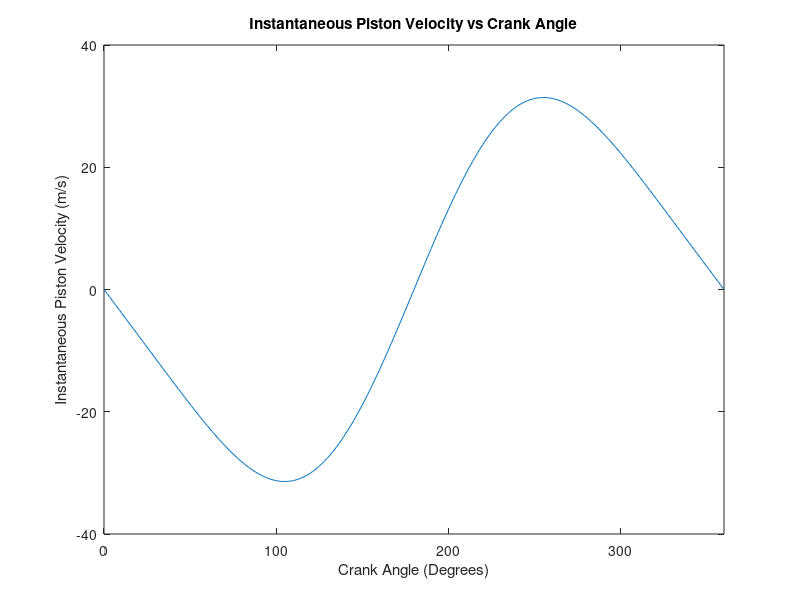
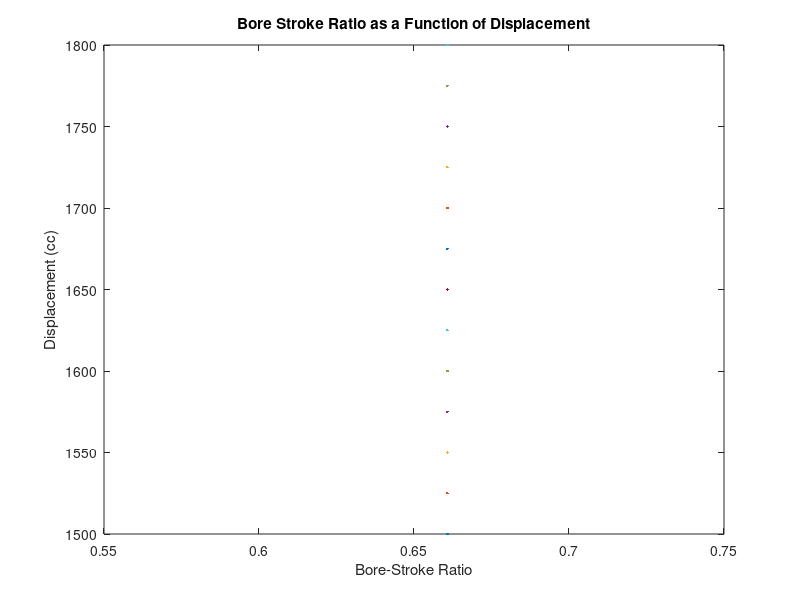
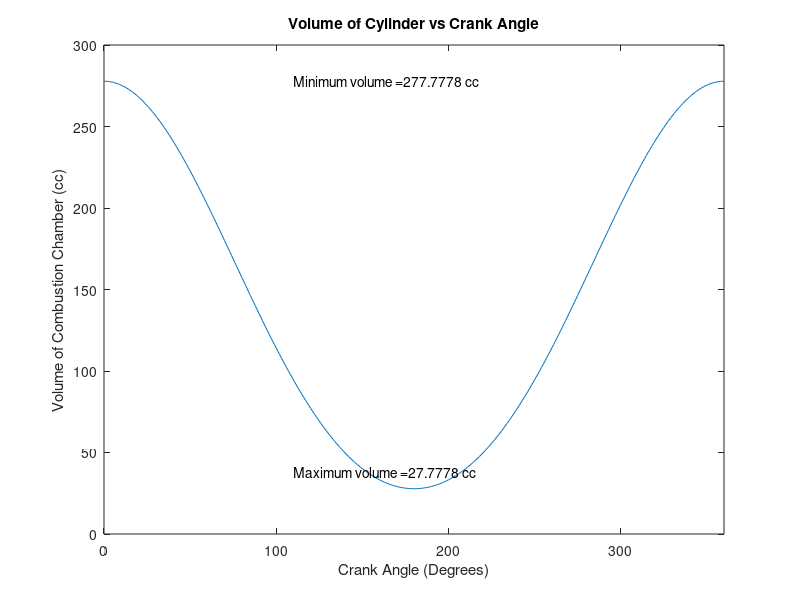

Write the MATLAB code that produced these figures, in order.
%%
% This program calculates bore, stroke based on a given ratio
% Also calculates crank radius and length 
% Calculates volume as a function of time

clear all
clc
close all

total_displacement = 1500; %cc
%for total_d = 1500: 25: 1800
S = 1500; %cM/sec
N = 5000/60; %rev/sec

% Heywood 44
stroke = S/(2 * N); %cM

displacement = total_displacement / 6; %cubic centimeters

% Heywood p 51, d = b^2* pi * L/4
bore = sqrt(4 * displacement /(pi*stroke)) %cm
R_bs = bore/stroke %Unitless bore stroke ratio 

% orrr
bs_ratio = 1.1;
stroke = (sqrt(4*displacement)/(sqrt(pi)*bs_ratio))^(2/3);
mean_p_speed = stroke * 2 * 5000/60;
max_p_speed = stroke * 2 * 9400/60;
bore = sqrt(4 * displacement /(pi*stroke));

%%
% Heywood p 43
crank_rad = stroke/2 %cm
% C rad/length ~ = 1/3
crank_l = 3.5 * crank_rad %cm

rc = 10

% Vc = Vtotal / (rc -1)
Vc = (1500/6)/(rc -1)

i = 1
for theta = -180:1:180
    % Heywood 44
    s(i) = crank_rad * cos(theta*pi/180) + sqrt(crank_l^2 + (crank_rad^2) * (sin(theta*pi/180))^2); 
    % Heywood 43
    v(i) = Vc + (crank_l + crank_rad - s(i))*(pi*bore(1)^2)/4;
    i = i + 1;
end


%%

%45 of heywood: 
N = 9000
mean_piston_speed = 2 * stroke/100 * N/60
R = 3.5 
i = 1
for theta = -180:1:180
    % Heywood 44
    piston_speed(i) = mean_piston_speed * (pi/2) * sin(theta*pi/180)*(1+ ((cos(theta*pi/180))/sqrt(R^2 - (sin(theta*pi/180))^2)))
    i = i + 1;
end
figure
% TEmp asa fun of angle
plot(0:1:360, piston_speed)
xlim([0,360])
xlabel('Crank Angle (Degrees)')
ylabel('Instantaneous Piston Velocity (m/s)')
title('Instantaneous Piston Velocity vs Crank Angle')

figure

%%
plot(R_bs, total_displacement : 25 : 1800)
xlabel('Bore-Stroke Ratio')
ylabel('Displacement (cc)')
title('Bore Stroke Ratio as a Function of Displacement')
figure
 
% TEmp asa fun of angle
plot(0:1:360, v)
xlim([0,360])
xlabel('Crank Angle (Degrees)')
ylabel('Volume of Combustion Chamber (cc)')
title('Volume of Cylinder vs Crank Angle')
st = strcat('Minimum volume =  ' , num2str(v(1)), ' cc')
ht = text(110, v(1), st);
st = strcat('Maximum volume =  ' , num2str(v(181)), ' cc')
ht = text(110, v(181)+10, st);